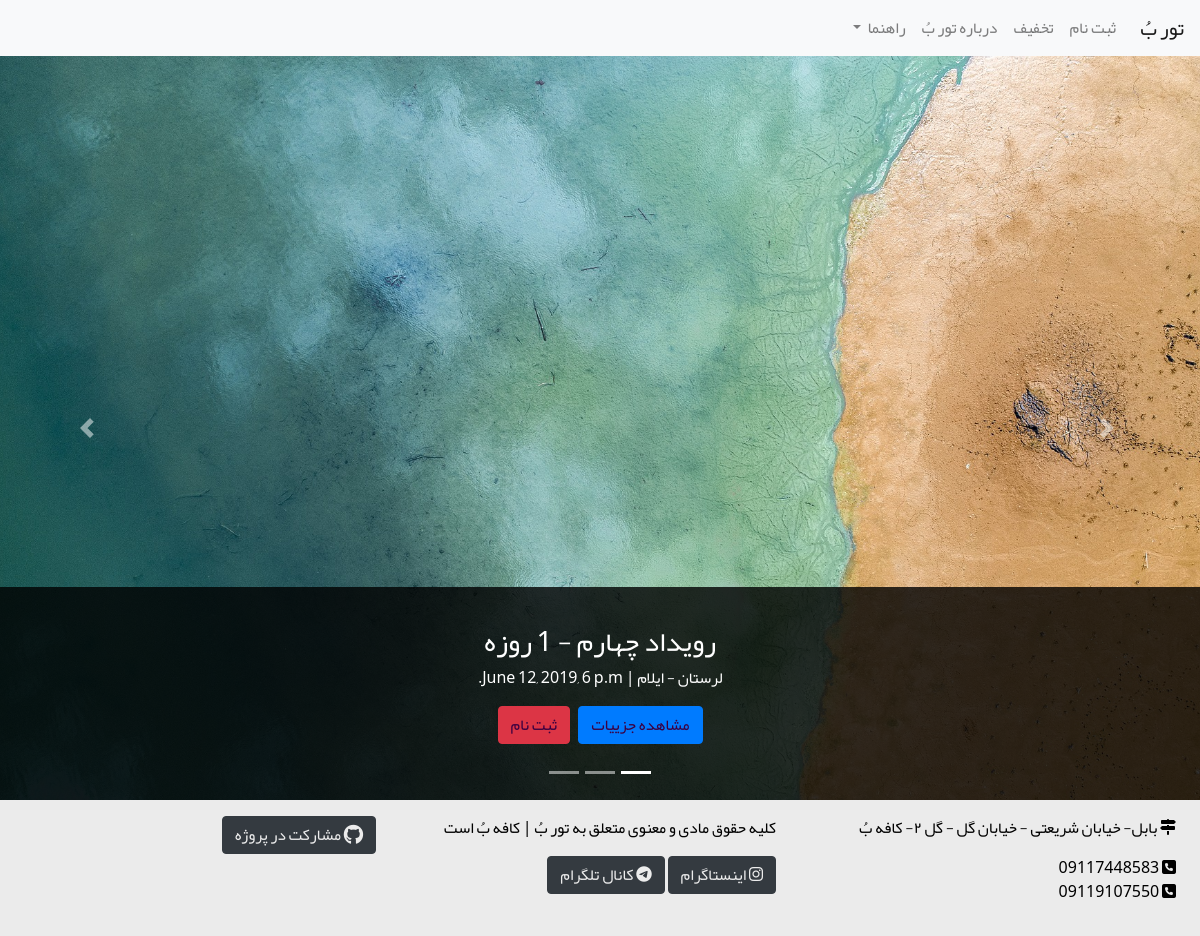
Screenshot of /event/ with the database file from the repository.
### event/models.py (models this page shows, shortened)
class Event(models.Model):
    name = models.CharField(
        max_length=200,
        verbose_name='نام رویداد',
    )
    location = models.CharField(
        max_length=200,
        verbose_name='مکان',
    )
    date = models.DateTimeField(
        verbose_name='زمان',
    )
    duration = models.IntegerField(
        verbose_name='مدت',
        default=1,
    )
    price = models.CharField(
        max_length=100,
        default='رایگان',
        verbose_name='هزینه ثبت نام',
    )
    desc = models.TextField(
        verbose_name='توضیحات بیشتر',
        blank=True,
    )
    pic = models.ImageField(
        upload_to='event/',
        verbose_name='تصویر',
        max_length=500,
        )
    picv = models.ImageField(
        upload_to='event/',
        verbose_name='تصویر-عمودی',
        max_length=500,
        blank=True,
        null=True,
        )
    created = models.DateTimeField(
        auto_now_add=timezone.now,
        editable=False,
        verbose_name='زمان ثبت',
    )
    last_modified = models.DateTimeField(
        auto_now=timezone.now,
        verbose_name='آخرین تغییر',
    )
    class Meta:
        ordering = ('date',)

### event/views.py (the view)
# urls.py: path('', views.EventIndexView.as_view(), name='index'),
class EventIndexView(generic.ListView):
    template_name = 'event/index.html'
    context_object_name = 'events'
    def get_queryset(self):
        return models.Event.objects.order_by('date')

### event/templates/event/index.html (shortened to what this page needs)
{% extends 'event/base.html' %}
{% block nav %}
  {% include 'event/nav.html' %}
{% endblock %}
{% block sec-article %}
     {% if events %}
        {% include 'event/carousel.html' %}
        {% else %}
          <p>
              <h2>
                  متاسفانه هیج رویدادی یافت نشد...
              </h2>
          </p>
        {% endif %}
{% endblock %}
{% block footer %}
  {% include 'event/footer.html' %}
{% endblock %}

### event/templates/event/carousel.html (shortened to what this page needs)
<div class="container-fluid">
  <div class="row">
    <div id="demo" class="carousel slide" data-ride="carousel">
            <ul class="carousel-indicators">
              <li data-target="#demo" data-slide-to="0" class="active"></li>
              <li data-target="#demo" data-slide-to="1"></li>
              <li data-target="#demo" data-slide-to="2"></li>
            </ul>
            <div class="carousel-inner">
                {% for event in events %}
                    {% if forloop.first %}
              <div class="carousel-item active">
                <picture>
                    <source srcset="{{ event.pic.url }}" media="(orientation: landscape)">
                    <img srcset="{{ event.pic.url }}" alt="{{ event.name }}" width="100%" class="img-fit">
                </picture>
                <div class="carousel-caption">
                  <h3>{{ event.name }} - {{ event.duration }} روزه</h3>
                  <p>{{ event.location}} | {{ event.date }}</p>
                  <p>
                    <a href="{{ event.pk }}" class='btn btn-primary'>مشاهده جزییات</a> &nbsp;
                    <a href="{% url 'event:user-register' %}" class="btn btn-danger">ثبت نام</a>
                  </p>
                </div>
              </div>
                  {% endif %}
                {% endfor %}
            </div>
            <a class="carousel-control-prev" href="#demo" data-slide="prev">
                <span class="carousel-control-next-icon"></span>
            </a>
            <a class="carousel-control-next" href="#demo" data-slide="next">
              <span class="carousel-control-prev-icon"></span>
            </a>
    </div>
  </div>
</div>

### event/static/event/css/main.css (style rules this page uses)
* { outline: 0; box-sizing: border-box; }
body { direction: rtl; font-family: 'rf','ubuntu', Tahoma, 'Segoe UI', Verdana, sans-serif; background: rgb(235, 235, 235) url("../images/bgs.jpg") no-repeat; transition: .5s; overflow-x: hidden; font-size: 1rem; margin: 0; padding: 0; line-height: 1.5rem; height: 100%; }
.img-fit { object-fit: cover; width: 100%; height: 100%; overflow: hidden; }
a:link, a:visited { color: rgb(59, 0, 65); text-decoration: none; transition: .5s; }
ul, li { list-style: none; }

### rows the page displays
Event: pic (picture), name "رویداد چهارم", duration "1", location "لرستان - ایلام", date "June 12, 2019, 6 p.m."
